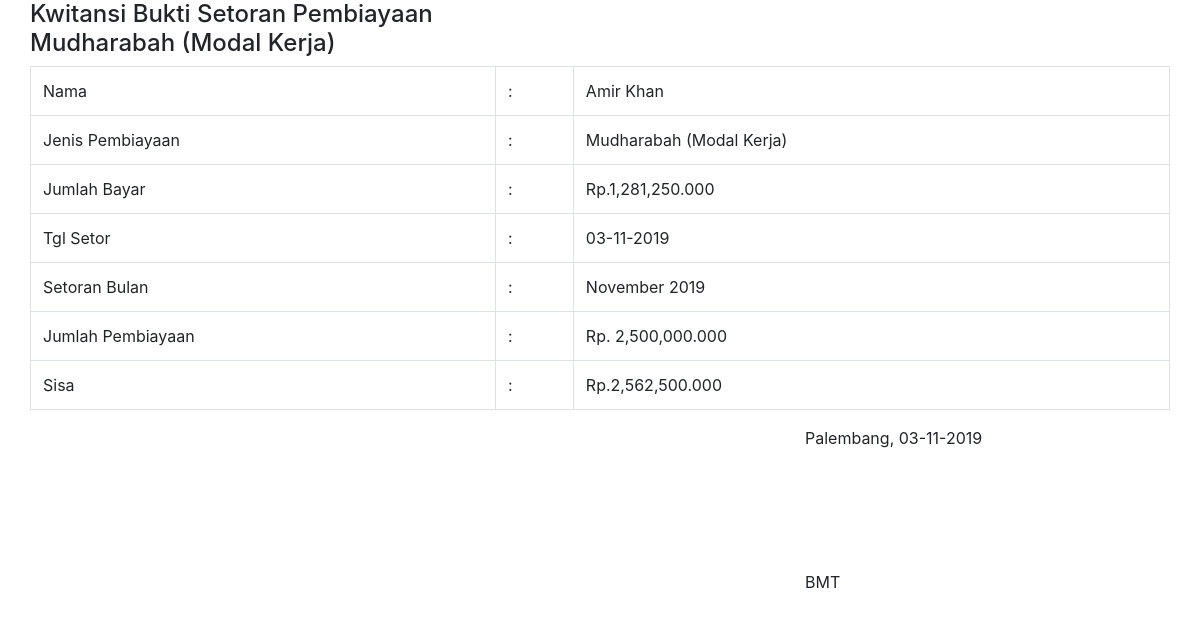
/admin/dashboard/pembiayaan_anggota/kwitansi.php?id=28, run on the app's committed database.
### tables this page shows
CREATE TABLE `tr_pembiayaan_anggota` (
  `id_tr_pembiayaan` int(11) NOT NULL,
  `id_pembiayaan` varchar(20) NOT NULL,
  `id_anggota` varchar(20) NOT NULL,
  `setor_bayar` decimal(10,3) NOT NULL,
  `keterangan_setor` text NOT NULL,
  `tgl_bayar` date NOT NULL
);

CREATE TABLE `produk_bmt` (
  `id_produk` int(11) NOT NULL,
  `nama_produk` varchar(120) NOT NULL,
  `id_jenis_produk` int(11) NOT NULL,
  `desk_produk` text NOT NULL
);

CREATE TABLE `anggota` (
  `id_anggota` varchar(20) NOT NULL,
  `nama_lengkap` varchar(100) NOT NULL,
  `nama_panggilan` varchar(50) NOT NULL,
  `nik` varchar(20) NOT NULL,
  `alamat` text NOT NULL,
  `telp_rumah` varchar(20) NOT NULL,
  `no_hp` varchar(20) NOT NULL,
  `pekerjaan` varchar(150) NOT NULL,
  `jenis_kelamin` enum('Perempuan','Laki-laki') NOT NULL,
  `status_kawin` enum('Belum Menikah','Menikah','Janda','Duda') NOT NULL,
  `email_anggota` varchar(120) NOT NULL,
  `username` varchar(120) NOT NULL,
  `pass_anggota` varchar(110) NOT NULL,
  `tgl_daftar` date NOT NULL
);

CREATE TABLE `pembiayaan_anggota` (
  `id_pembiayaan` varchar(20) NOT NULL,
  `id_anggota` varchar(20) NOT NULL,
  `id_produk` int(11) NOT NULL,
  `jumlah_pembiayaan` decimal(10,3) NOT NULL,
  `tgl_pembiayaan` date NOT NULL,
  `jangka_waktu` int(11) NOT NULL,
  `bayar_perbulan` decimal(10,3) NOT NULL,
  `total_bayar` decimal(10,3) NOT NULL,
  `tgl_selesai` date NOT NULL,
  `status_pembiayaan` enum('Belum Lunas','Lunas') NOT NULL
);

### admin/dashboard/pembiayaan_anggota/kwitansi.php (the view, shortened to what this page needs)
<?php
include '../../config/config.php';
$id=mysqli_real_escape_string($con,$_GET['id']);
$id_pembiayaan=mysqli_real_escape_string($con,$_GET['id_pembiayaan']);
$username = mysqli_real_escape_string($con,$_GET['admin']);
$sql=mysqli_query($con,"select * from tr_pembiayaan_anggota a inner join pembiayaan_anggota b on a.id_pembiayaan = b.id_pembiayaan inner join anggota c on b.id_anggota = c.id_anggota inner join produk_bmt d on b.id_produk = d.id_produk where a.id_tr_pembiayaan = '$id'") or die (mysqli_error($con));
$data=mysqli_fetch_array($sql);
$admin=mysqli_query($con,"select * from admin where username = '$username' ") or die (mysqli_error($con));
$dataadmin = mysqli_fetch_array($admin);
$sql2=mysqli_query($con,"select SUM(setor_bayar) AS setor_bayar from tr_pembiayaan_anggota WHERE id_pembiayaan = '$id_pembiayaan'") or die (mysqli_error($con));
$data2=mysqli_fetch_array($sql2);
$setor_bayar = $data2['setor_bayar'];
$sisa = $data['total_bayar'] - $setor_bayar;
?>
<!DOCTYPE html>
<html>
<head>
	<link href="https://stackpath.bootstrapcdn.com/bootstrap/4.4.1/css/bootstrap.min.css" rel="stylesheet">
	<link href="../../assets/js/plugins/dataTables.bootstrap.min.js" rel="stylesheet">
</head>
<body>
	<div class="container">
		<div class="row">
			<h4>Kwitansi Bukti Setoran Pembiayaan <br><?php echo $data['nama_produk'] ?></h4>
		</div>
		<div class="row">
			<table class="table table-bordered">
				<tbody>
					<tr>
						<td>Nama</td>
						<td>:</td>
						<td><?php echo $data['nama_lengkap'] ?></td>
					</tr>
					<tr>
						<td>Jenis Pembiayaan</td>
						<td>:</td>
						<td><?php echo $data['nama_produk'] ?></td>
					</tr>
					<tr>
						<td>Jumlah Bayar</td>
						<td>:</td>
						<td><?php echo 'Rp.'. number_format($data['setor_bayar'],3) ?></td>
					</tr>
					<tr>
						<td>Tgl Setor</td>
						<td>:</td>
						<td><?php echo date('d-m-Y',strtotime($data['tgl_bayar'])) ?></td>
					</tr>
					<tr>
						<td>Setoran Bulan</td>
						<td>:</td>
						<td>
							<?php
							$tgl_bayar = date('M',strtotime($data['tgl_bayar']));
							if($tgl_bayar === 'Jan' ) {
								$tanggal = 'Januari';
							} elseif($tgl_bayar === 'Feb') {
								$tanggal = 'Februari';
							} elseif($tgl_bayar === 'Mar') {
								$tanggal = 'Maret';
							} elseif($tgl_bayar === 'Apr') {
								$tanggal = 'April';
							} elseif($tgl_bayar === 'May') {
								$tanggal = 'Mei';
							} elseif($tgl_bayar === 'Jun') {
								$tanggal = 'Juni';
							} elseif($tgl_bayar === 'Jul') {
								$tanggal = 'Juli';
							} elseif($tgl_bayar === 'Aug') {
								$tanggal = 'Agustus';
							} elseif($tgl_bayar === 'Sep') {
								$tanggal = 'September';
							} elseif($tgl_bayar === 'Oct') {
								$tanggal = 'Oktober';
							} elseif($tgl_bayar === 'Nov') {
								$tanggal = 'November';
							} elseif($tgl_bayar === 'Dec') {
								$tanggal = 'Desembar';
							}
							?>
							<?php echo $tanggal ?>  <?php echo date('Y',strtotime($data['tgl_bayar'])) ?>
						</td>
					</tr>
					<tr>
						<td>Jumlah Pembiayaan</td>
						<td>:</td>
						<td><?php echo 'Rp. '.number_format($data['jumlah_pembiayaan'],3) ?></td>
					</tr>
					<tr>
						<td>Sisa</td>
						<td>:</td>
						<td><?php echo 'Rp.'. number_format($sisa, 3) ?></td>
					</tr>
				</tbody>
			</table>
		</div>
		<div class="row">
			<div class="col-md-4">
			</div>
			<div class="col-md-4">
			</div>
			<div class="col-md-4">
				Palembang, <?php echo date('d-m-Y',strtotime($data['tgl_bayar'])) ?>
				<br><br><br><br><br>
				<b><?php echo $dataadmin['nama_admin'] ?></b><br>
				<?php echo $dataadmin['level_admin'] ?> BMT
			</div>
		</div>
	</div>
</body>
</html>

### data on the page
tr_pembiayaan_anggota: produk_bmt.nama_produk "Mudharabah (Modal Kerja)", id_anggota.nama_lengkap "Amir Khan", setor_bayar "1,281,250.000", tgl_bayar "03-11-2019", tgl_bayar "November", tgl_bayar "2019", id_pembiayaan.jumlah_pembiayaan "2,500,000.000", id_pembiayaan.total_bayar "2,562,500.000"
